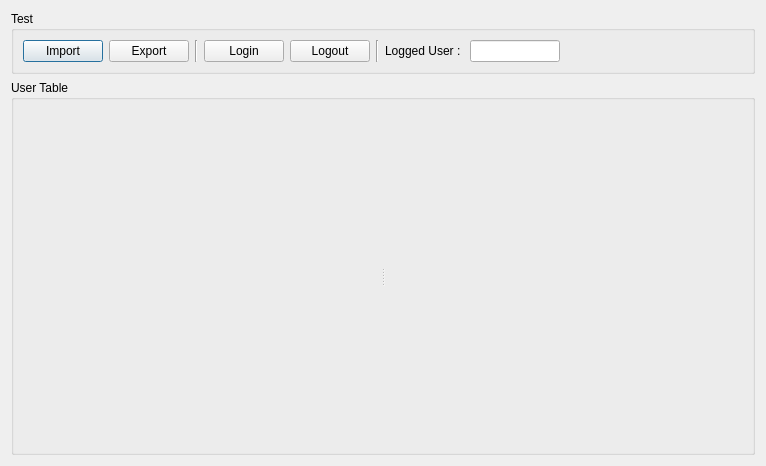
<?xml version="1.0" encoding="UTF-8"?>
<ui version="4.0">
 <class>QUaPermissionsTableTestDialog</class>
 <widget class="QDialog" name="QUaPermissionsTableTestDialog">
  <property name="geometry">
   <rect>
    <x>0</x>
    <y>0</y>
    <width>766</width>
    <height>466</height>
   </rect>
  </property>
  <property name="windowTitle">
   <string>Dialog</string>
  </property>
  <layout class="QVBoxLayout" name="verticalLayout">
   <item>
    <widget class="QGroupBox" name="groupBoxTest">
     <property name="sizePolicy">
      <sizepolicy hsizetype="Preferred" vsizetype="Fixed">
       <horstretch>0</horstretch>
       <verstretch>0</verstretch>
      </sizepolicy>
     </property>
     <property name="title">
      <string>Test</string>
     </property>
     <layout class="QHBoxLayout" name="horizontalLayout">
      <item>
       <widget class="QPushButton" name="pushButtonImport">
        <property name="text">
         <string>Import</string>
        </property>
       </widget>
      </item>
      <item>
       <widget class="QPushButton" name="pushButtonExport">
        <property name="text">
         <string>Export</string>
        </property>
       </widget>
      </item>
      <item>
       <widget class="Line" name="line_2">
        <property name="orientation">
         <enum>Qt::Vertical</enum>
        </property>
       </widget>
      </item>
      <item>
       <widget class="QPushButton" name="pushButtonLogin">
        <property name="text">
         <string>Login</string>
        </property>
       </widget>
      </item>
      <item>
       <widget class="QPushButton" name="pushButtonLogout">
        <property name="text">
         <string>Logout</string>
        </property>
       </widget>
      </item>
      <item>
       <widget class="Line" name="line">
        <property name="orientation">
         <enum>Qt::Vertical</enum>
        </property>
       </widget>
      </item>
      <item>
       <widget class="QLabel" name="labelCurrUser">
        <property name="text">
         <string>Logged User : </string>
        </property>
       </widget>
      </item>
      <item>
       <widget class="QLineEdit" name="lineEditLoggedUser">
        <property name="readOnly">
         <bool>true</bool>
        </property>
       </widget>
      </item>
      <item>
       <spacer name="horizontalSpacer">
        <property name="orientation">
         <enum>Qt::Horizontal</enum>
        </property>
        <property name="sizeHint" stdset="0">
         <size>
          <width>200</width>
          <height>20</height>
         </size>
        </property>
       </spacer>
      </item>
     </layout>
    </widget>
   </item>
   <item>
    <widget class="QGroupBox" name="groupBoxUserTable">
     <property name="title">
      <string>User Table</string>
     </property>
     <layout class="QVBoxLayout" name="verticalLayout_2">
      <property name="leftMargin">
       <number>9</number>
      </property>
      <property name="topMargin">
       <number>9</number>
      </property>
      <property name="rightMargin">
       <number>9</number>
      </property>
      <property name="bottomMargin">
       <number>9</number>
      </property>
      <item>
       <widget class="QSplitter" name="splitter">
        <property name="orientation">
         <enum>Qt::Horizontal</enum>
        </property>
        <widget class="QUaPermissionsTable" name="widgetPermissionsTable" native="true"/>
        <widget class="QUaPermissionsWidgetEdit" name="widgetPermissionsEdit" native="true"/>
       </widget>
      </item>
     </layout>
    </widget>
   </item>
  </layout>
 </widget>
 <customwidgets>
  <customwidget>
   <class>QUaPermissionsTable</class>
   <extends>QWidget</extends>
   <header location="global">QUaPermissionsTable</header>
   <container>1</container>
  </customwidget>
  <customwidget>
   <class>QUaPermissionsWidgetEdit</class>
   <extends>QWidget</extends>
   <header location="global">QUaPermissionsWidgetEdit</header>
   <container>1</container>
  </customwidget>
 </customwidgets>
 <resources/>
 <connections/>
</ui>
